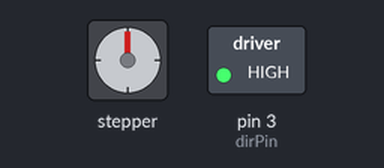
Bench run of a sketch on a simulated Arduino Uno, built with avr-gcc and run on an emulated ATmega328P. Shown: stepper motor, switched loads named in the sketch (green lamp = pin HIGH). Stepper angles assume 200 steps per turn.

Above: at 0.05 s.
At 2.75 s:
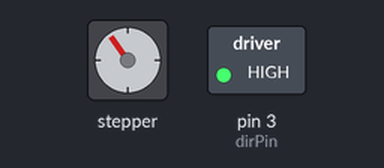
At 5.5 s:
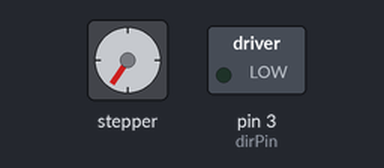
At 11.0 s:
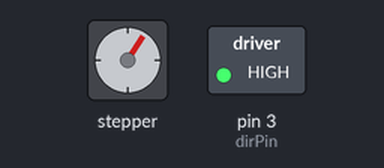
Timing chart, 0 to 15.7 s (numbered marks = the images above):
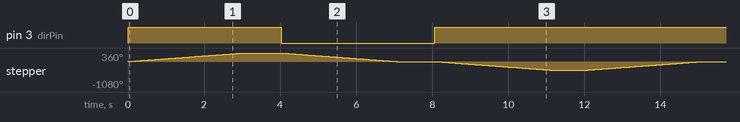

The sketch:

arduino-stepper.ino
```cpp
#include <Stepper.h>

const int stepsPerRevolution = 200;  // Change this to fit the number of steps per revolution of your motor
const int motorSpeed = 20;           // Set the speed of the motor

const int stepPin = 2;
const int dirPin = 3;

Stepper myStepper(stepsPerRevolution, stepPin, 4);  // Initialize the stepper library

void setup() {
  // Initialize Serial communication
  Serial.begin(9600);

  // Set the speed of the motor
  myStepper.setSpeed(motorSpeed);

  // Set direction pin as output
  pinMode(dirPin, OUTPUT);
}

void loop() {
  // Move 200 steps clockwise
  digitalWrite(dirPin, HIGH);
  myStepper.step(200);
  delay(1000);  // Wait for a second

  // Move 200 steps counterclockwise
  digitalWrite(dirPin, LOW);
  myStepper.step(-200);
  delay(1000);  // Wait for a second

  digitalWrite(dirPin, HIGH);
  myStepper.step(-200);
  delay(1000);  // Wait for a second
}
```

Measured:
- by itself, pin 3 (dirPin): repeats every 12.1 s: LOW 4.0 s, HIGH 8.1 s
- by itself, stepper: turns 360° clockwise in 3.0 s, then 360° counter-clockwise in 3.0 s, then 360° counter-clockwise in 3.0 s, repeating every 12.1 s
